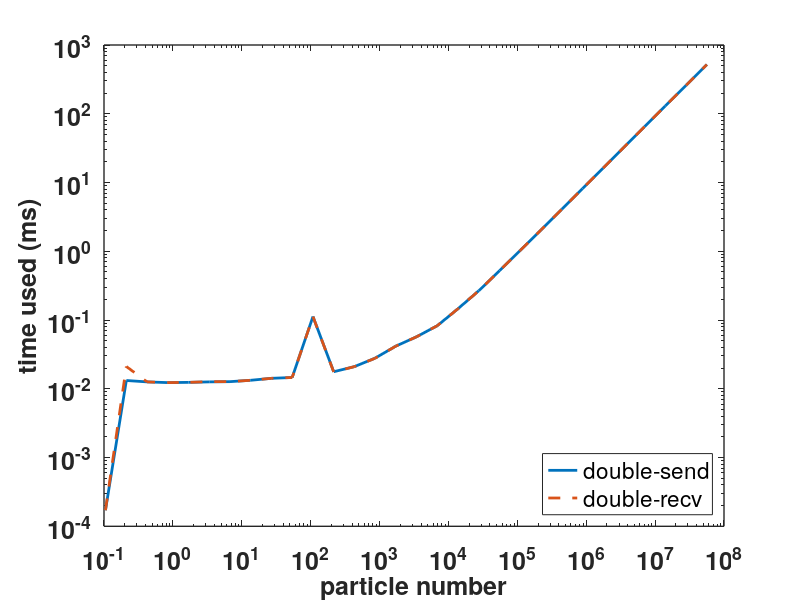

Write MATLAB code to recreate this figure.
clear;
load('data.txt');

% subplot(2,2,1)
ll=loglog(data(:,5),data(:,2),data(:,5),data(:,4),'--');
set(ll(1:2),'linewidth',2);
legend('double-send','double-recv','FontSize',18,'FontName','Helvetica Neue',...
    'Location','southeast')
set(gca,'FontSize',18,'FontName','Helvetica Neue','FontWeight','Bold','Linewidth',1);
ylabel('time used (ms)','FontSize',18,'FontName','Helvetica Neue','FontWeight','Bold');
xlabel('particle number','FontSize',18,'FontName','Helvetica Neue','FontWeight','Bold');